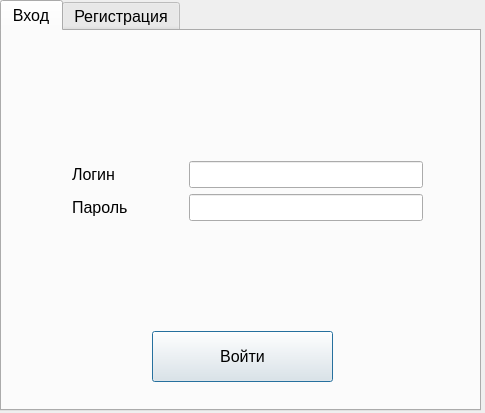
<?xml version="1.0" encoding="UTF-8"?>
<ui version="4.0">
 <class>Dialog</class>
 <widget class="QDialog" name="Dialog">
  <property name="geometry">
   <rect>
    <x>0</x>
    <y>0</y>
    <width>485</width>
    <height>413</height>
   </rect>
  </property>
  <property name="windowTitle">
   <string>Dialog</string>
  </property>
  <property name="styleSheet">
   <string notr="true">
</string>
  </property>
  <widget class="QTabWidget" name="tabWidget">
   <property name="geometry">
    <rect>
     <x>0</x>
     <y>0</y>
     <width>481</width>
     <height>411</height>
    </rect>
   </property>
   <property name="styleSheet">
    <string notr="true">font-size:16px;
</string>
   </property>
   <property name="currentIndex">
    <number>0</number>
   </property>
   <widget class="QWidget" name="tabWidgetPage1" native="true">
    <attribute name="title">
     <string>Вход</string>
    </attribute>
    <widget class="QWidget" name="formLayoutWidget_2">
     <property name="geometry">
      <rect>
       <x>70</x>
       <y>130</y>
       <width>351</width>
       <height>91</height>
      </rect>
     </property>
     <layout class="QFormLayout" name="formLayout_2">
      <item row="0" column="0">
       <widget class="QLabel" name="label_5">
        <property name="text">
         <string>Логин</string>
        </property>
       </widget>
      </item>
      <item row="0" column="1">
       <widget class="QLineEdit" name="lineEdit_aut_login"/>
      </item>
      <item row="1" column="0">
       <widget class="QLabel" name="label_6">
        <property name="text">
         <string>Пароль</string>
        </property>
       </widget>
      </item>
      <item row="1" column="1">
       <widget class="QLineEdit" name="lineEdit_aut_password">
        <property name="echoMode">
         <enum>QLineEdit::Password</enum>
        </property>
       </widget>
      </item>
      <item row="2" column="0">
       <widget class="QLabel" name="label_7">
        <property name="styleSheet">
         <string notr="true"/>
        </property>
        <property name="text">
         <string>                         </string>
        </property>
       </widget>
      </item>
     </layout>
    </widget>
    <widget class="QLabel" name="label_aut_status">
     <property name="geometry">
      <rect>
       <x>70</x>
       <y>240</y>
       <width>351</width>
       <height>31</height>
      </rect>
     </property>
     <property name="layoutDirection">
      <enum>Qt::LeftToRight</enum>
     </property>
     <property name="styleSheet">
      <string notr="true">color:green;
</string>
     </property>
     <property name="text">
      <string>&lt;html&gt;&lt;head/&gt;&lt;body&gt;&lt;p align=&quot;center&quot;&gt;&lt;br/&gt;&lt;/p&gt;&lt;/body&gt;&lt;/html&gt;</string>
     </property>
     <property name="textFormat">
      <enum>Qt::RichText</enum>
     </property>
    </widget>
    <widget class="QPushButton" name="pushButton_authorization">
     <property name="geometry">
      <rect>
       <x>150</x>
       <y>300</y>
       <width>181</width>
       <height>51</height>
      </rect>
     </property>
     <property name="text">
      <string>Войти</string>
     </property>
    </widget>
   </widget>
   <widget class="QWidget" name="tabWidgetPage2" native="true">
    <attribute name="title">
     <string>Регистрация</string>
    </attribute>
    <widget class="QWidget" name="formLayoutWidget">
     <property name="geometry">
      <rect>
       <x>60</x>
       <y>130</y>
       <width>351</width>
       <height>91</height>
      </rect>
     </property>
     <layout class="QFormLayout" name="formLayout">
      <item row="0" column="0">
       <widget class="QLabel" name="label">
        <property name="text">
         <string>Логин</string>
        </property>
       </widget>
      </item>
      <item row="1" column="0">
       <widget class="QLabel" name="label_2">
        <property name="text">
         <string>Пароль</string>
        </property>
       </widget>
      </item>
      <item row="2" column="0">
       <widget class="QLabel" name="label_3">
        <property name="styleSheet">
         <string notr="true"/>
        </property>
        <property name="text">
         <string>Повторите пароль</string>
        </property>
       </widget>
      </item>
      <item row="0" column="1">
       <widget class="QLineEdit" name="lineEdit_reg_login"/>
      </item>
      <item row="1" column="1">
       <widget class="QLineEdit" name="lineEdit_reg_password">
        <property name="echoMode">
         <enum>QLineEdit::Password</enum>
        </property>
       </widget>
      </item>
      <item row="2" column="1">
       <widget class="QLineEdit" name="lineEdit_reg_check">
        <property name="styleSheet">
         <string notr="true"/>
        </property>
        <property name="echoMode">
         <enum>QLineEdit::Password</enum>
        </property>
       </widget>
      </item>
     </layout>
    </widget>
    <widget class="QLabel" name="label_reg_status">
     <property name="geometry">
      <rect>
       <x>60</x>
       <y>252</y>
       <width>351</width>
       <height>31</height>
      </rect>
     </property>
     <property name="layoutDirection">
      <enum>Qt::LeftToRight</enum>
     </property>
     <property name="styleSheet">
      <string notr="true">color:green;
</string>
     </property>
     <property name="text">
      <string>&lt;html&gt;&lt;head/&gt;&lt;body&gt;&lt;p align=&quot;center&quot;&gt;&lt;br/&gt;&lt;/p&gt;&lt;/body&gt;&lt;/html&gt;</string>
     </property>
     <property name="textFormat">
      <enum>Qt::RichText</enum>
     </property>
    </widget>
    <widget class="QPushButton" name="pushButton_registration">
     <property name="geometry">
      <rect>
       <x>110</x>
       <y>300</y>
       <width>261</width>
       <height>61</height>
      </rect>
     </property>
     <property name="text">
      <string>Зарегистрироваться</string>
     </property>
    </widget>
   </widget>
  </widget>
 </widget>
 <resources/>
 <connections/>
</ui>
